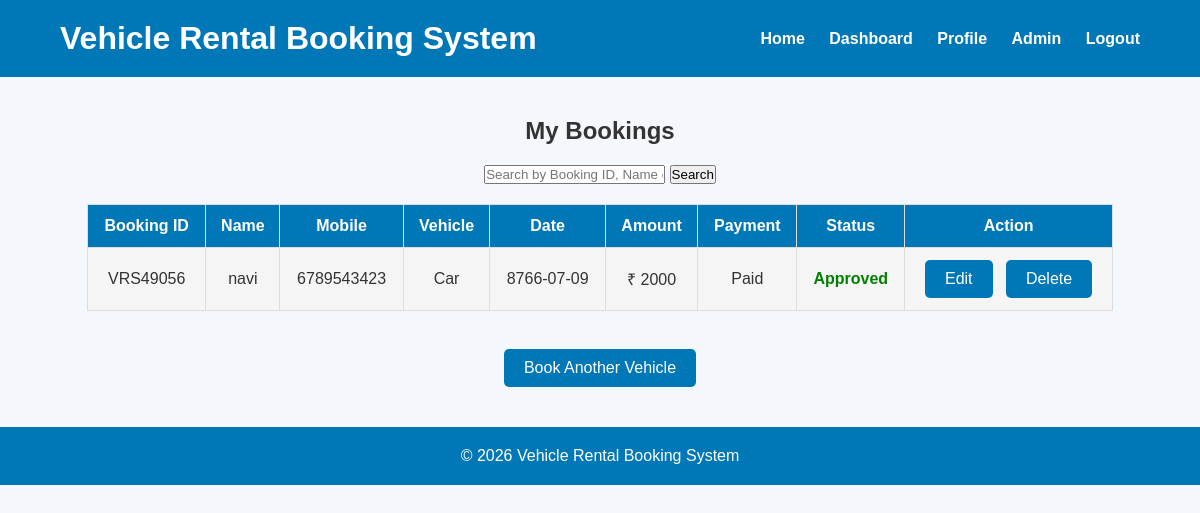
Before: /bookings with the older database file.
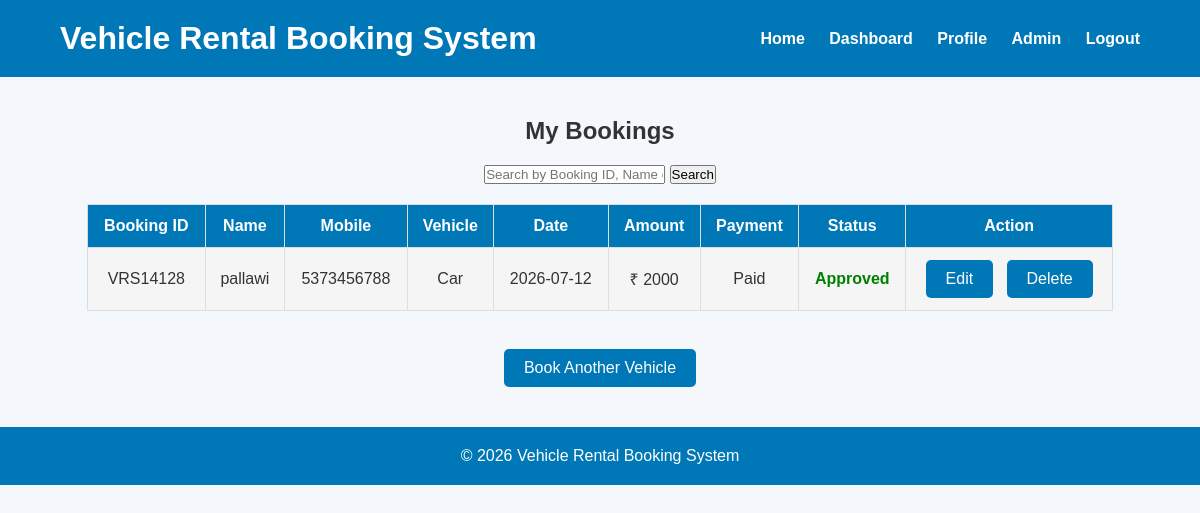
After: the same page with the newer database file.
### tables this page shows
CREATE TABLE bookings(

        id INTEGER PRIMARY KEY AUTOINCREMENT,

        booking_id TEXT,

        fullname TEXT,

        mobile TEXT,

        vehicle TEXT,

        booking_date TEXT,

        amount INTEGER,

        payment_method TEXT,

        payment_status TEXT,

        status TEXT,

        created_at TEXT

    );

### app.py (the view)
@app.route("/bookings")
def bookings():
    conn = get_connection()
    cursor = conn.cursor()
    cursor.execute(
        """
        SELECT *
        FROM bookings
        ORDER BY id DESC
        """
    )
    bookings = cursor.fetchall()
    conn.close()
    return render_template(
        "bookings.html",
        bookings=bookings
    )

### app.py (called while the page is built)
def get_connection():
    conn = sqlite3.connect(DATABASE)
    conn.row_factory = sqlite3.Row
    return conn

### templates/bookings.html (shortened to what this page needs)
<!DOCTYPE html>
<html lang="en">
<head>
<link rel="stylesheet"
href="{{ url_for('static', filename='style.css') }}">
</head>
<body>
<header>
<h1>Vehicle Rental Booking System</h1>
<nav>
<a href="/">Home</a>
<a href="/dashboard">Dashboard</a>
<a href="/profile">Profile</a>
<a href="/admin">Admin</a>
<a href="/logout">Logout</a>
</nav>
</header>
<section class="dashboard">
<h2>My Bookings</h2>
<form action="/search" method="GET" style="margin:20px;text-align:center;">
<input
type="text"
name="keyword"
placeholder="Search by Booking ID, Name or Vehicle"
required>
<button type="submit">
Search
</button>
</form>
<table>
<tr>
<th>Booking ID</th>
<th>Name</th>
<th>Mobile</th>
<th>Vehicle</th>
<th>Date</th>
<th>Amount</th>
<th>Payment</th>
<th>Status</th>
<th>Action</th>
</tr>
{% for booking in bookings %}
<tr>
<td>{{ booking.booking_id }}</td>
<td>{{ booking.fullname }}</td>
<td>{{ booking.mobile }}</td>
<td>{{ booking.vehicle }}</td>
<td>{{ booking.booking_date }}</td>
<td>₹ {{ booking.amount }}</td>
<td>{{ booking.payment_status }}</td>
<td>
{% if booking.status=="Approved" %}
<span style="color:green;font-weight:bold;">
Approved
</span>
{% elif booking.status=="Pending" %}
<span style="color:orange;font-weight:bold;">
Pending
</span>
{% else %}
<span style="color:red;font-weight:bold;">
Cancelled
</span>
{% endif %}
</td>
<td>
<a
href="/update/{{ booking.id }}"
class="btn">
Edit
</a>
<a
href="/delete/{{ booking.id }}"
class="btn"
onclick="return confirm('Delete this booking?')">
Delete
</a>
</td>
</tr>
{% endfor %}
</table>
<br>
<div style="text-align:center;">
<a href="/" class="btn">
Book Another Vehicle
</a>
</div>
</section>
<footer>
<p>
© 2026 Vehicle Rental Booking System
</p>
</footer>
</body>
</html>

### static/style.css (style rules this page uses)
* { margin:0; padding:0; box-sizing:border-box; font-family:Arial,Helvetica,sans-serif; }
body { background:#f4f7fb; color:#333; }
header { background:#0077b6; color:#fff; display:flex; justify-content:space-between; align-items:center; padding:20px 60px; position:sticky; top:0; z-index:1000; }
nav a { color:white; text-decoration:none; margin-left:20px; font-weight:bold; transition:.3s; }
.dashboard { width:90%; margin:40px auto; text-align:center; }
table { width:95%; margin:20px auto; border-collapse:collapse; background:white; }
table th, table td { border:1px solid #ddd; padding:12px; text-align:center; }
table th { background:#0077b6; color:white; }
table tr:nth-child(even) { background:#f5f5f5; }
.btn { display:inline-block; padding:10px 20px; background:#0077b6; color:white; text-decoration:none; border-radius:5px; }
footer { background:#0077b6; color:white; text-align:center; padding:20px; margin-top:40px; }

Changed rows visible on the page:
removed bookings: booking_id "VRS49056", fullname "navi", mobile "6789543423", vehicle "Car", booking_date "8766-07-09", amount "2000", payment_status "Paid", status "Approved"
added bookings: booking_id "VRS14128", fullname "pallawi", mobile "5373456788", vehicle "Car", booking_date "2026-07-12", amount "2000", payment_status "Paid", status "Approved"
